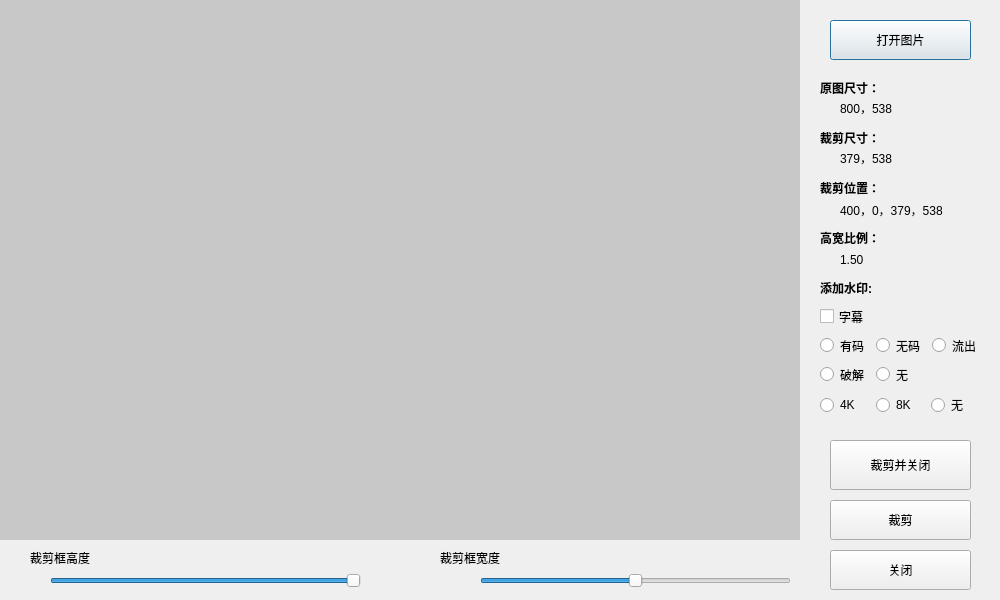
<?xml version="1.0" encoding="UTF-8"?>
<ui version="4.0">
    <class>Dialog_cut_poster</class>
    <widget class="QDialog" name="Dialog_cut_poster">
        <property name="geometry">
            <rect>
                <x>0</x>
                <y>0</y>
                <width>1000</width>
                <height>600</height>
            </rect>
        </property>
        <property name="windowTitle">
            <string>封面图片裁剪</string>
        </property>
        <widget class="QWidget" name="widget_cutimage" native="true">
            <property name="geometry">
                <rect>
                    <x>0</x>
                    <y>0</y>
                    <width>800</width>
                    <height>540</height>
                </rect>
            </property>
            <property name="autoFillBackground">
                <bool>false</bool>
            </property>
            <property name="styleSheet">
                <string notr="true">background-color: rgb(200, 200, 200);</string>
            </property>
            <widget class="QLabel" name="label_backgroud_pic">
                <property name="geometry">
                    <rect>
                        <x>0</x>
                        <y>0</y>
                        <width>800</width>
                        <height>540</height>
                    </rect>
                </property>
                <property name="text">
                    <string/>
                </property>
                <property name="alignment">
                    <set>Qt::AlignCenter</set>
                </property>
            </widget>
        </widget>
        <widget class="QWidget" name="widget" native="true">
            <property name="geometry">
                <rect>
                    <x>800</x>
                    <y>0</y>
                    <width>200</width>
                    <height>600</height>
                </rect>
            </property>
            <widget class="QLabel" name="label_2">
                <property name="geometry">
                    <rect>
                        <x>20</x>
                        <y>280</y>
                        <width>131</width>
                        <height>16</height>
                    </rect>
                </property>
                <property name="font">
                    <font>
                        <weight>75</weight>
                        <bold>true</bold>
                    </font>
                </property>
                <property name="text">
                    <string>添加水印:</string>
                </property>
            </widget>
            <widget class="QPushButton" name="pushButton_open_pic">
                <property name="geometry">
                    <rect>
                        <x>30</x>
                        <y>20</y>
                        <width>141</width>
                        <height>40</height>
                    </rect>
                </property>
                <property name="text">
                    <string>打开图片</string>
                </property>
            </widget>
            <widget class="QLabel" name="label_3">
                <property name="geometry">
                    <rect>
                        <x>20</x>
                        <y>80</y>
                        <width>131</width>
                        <height>16</height>
                    </rect>
                </property>
                <property name="font">
                    <font>
                        <weight>75</weight>
                        <bold>true</bold>
                    </font>
                </property>
                <property name="text">
                    <string>原图尺寸：</string>
                </property>
            </widget>
            <widget class="QLabel" name="label">
                <property name="geometry">
                    <rect>
                        <x>20</x>
                        <y>230</y>
                        <width>59</width>
                        <height>16</height>
                    </rect>
                </property>
                <property name="font">
                    <font>
                        <weight>75</weight>
                        <bold>true</bold>
                    </font>
                </property>
                <property name="text">
                    <string>高宽比例：1.5</string>
                </property>
            </widget>
            <widget class="QLabel" name="label_origin_size">
                <property name="geometry">
                    <rect>
                        <x>40</x>
                        <y>100</y>
                        <width>91</width>
                        <height>16</height>
                    </rect>
                </property>
                <property name="text">
                    <string>800，538</string>
                </property>
            </widget>
            <widget class="QLabel" name="label_5">
                <property name="geometry">
                    <rect>
                        <x>20</x>
                        <y>130</y>
                        <width>131</width>
                        <height>16</height>
                    </rect>
                </property>
                <property name="font">
                    <font>
                        <weight>75</weight>
                        <bold>true</bold>
                    </font>
                </property>
                <property name="text">
                    <string>裁剪尺寸：</string>
                </property>
            </widget>
            <widget class="QLabel" name="label_cut_size">
                <property name="geometry">
                    <rect>
                        <x>40</x>
                        <y>150</y>
                        <width>91</width>
                        <height>16</height>
                    </rect>
                </property>
                <property name="text">
                    <string>379，538</string>
                </property>
            </widget>
            <widget class="QLabel" name="label_cut_postion">
                <property name="geometry">
                    <rect>
                        <x>40</x>
                        <y>200</y>
                        <width>131</width>
                        <height>20</height>
                    </rect>
                </property>
                <property name="text">
                    <string>400，0，379，538</string>
                </property>
            </widget>
            <widget class="QLabel" name="label_7">
                <property name="geometry">
                    <rect>
                        <x>20</x>
                        <y>180</y>
                        <width>131</width>
                        <height>16</height>
                    </rect>
                </property>
                <property name="font">
                    <font>
                        <weight>75</weight>
                        <bold>true</bold>
                    </font>
                </property>
                <property name="text">
                    <string>裁剪位置：</string>
                </property>
            </widget>
            <widget class="QLabel" name="label_cut_ratio">
                <property name="geometry">
                    <rect>
                        <x>40</x>
                        <y>250</y>
                        <width>111</width>
                        <height>20</height>
                    </rect>
                </property>
                <property name="text">
                    <string>1.50</string>
                </property>
            </widget>
            <widget class="QPushButton" name="pushButton_cut_close">
                <property name="geometry">
                    <rect>
                        <x>30</x>
                        <y>440</y>
                        <width>141</width>
                        <height>50</height>
                    </rect>
                </property>
                <property name="text">
                    <string>裁剪并关闭</string>
                </property>
            </widget>
            <widget class="QPushButton" name="pushButton_cut">
                <property name="geometry">
                    <rect>
                        <x>30</x>
                        <y>500</y>
                        <width>141</width>
                        <height>40</height>
                    </rect>
                </property>
                <property name="text">
                    <string>裁剪</string>
                </property>
            </widget>
            <widget class="QPushButton" name="pushButton_close">
                <property name="geometry">
                    <rect>
                        <x>30</x>
                        <y>550</y>
                        <width>141</width>
                        <height>40</height>
                    </rect>
                </property>
                <property name="text">
                    <string>关闭</string>
                </property>
            </widget>
            <widget class="QWidget" name="gridLayoutWidget">
                <property name="geometry">
                    <rect>
                        <x>20</x>
                        <y>305</y>
                        <width>162</width>
                        <height>81</height>
                    </rect>
                </property>
                <layout class="QGridLayout" name="gridLayout">
                    <item row="2" column="1">
                        <widget class="QRadioButton" name="radioButton_add_no">
                            <property name="text">
                                <string>无</string>
                            </property>
                        </widget>
                    </item>
                    <item row="1" column="1">
                        <widget class="QRadioButton" name="radioButton_add_uncensored">
                            <property name="text">
                                <string>无码</string>
                            </property>
                        </widget>
                    </item>
                    <item row="1" column="0">
                        <widget class="QRadioButton" name="radioButton_add_censored">
                            <property name="text">
                                <string>有码</string>
                            </property>
                        </widget>
                    </item>
                    <item row="1" column="2">
                        <widget class="QRadioButton" name="radioButton_add_leak">
                            <property name="text">
                                <string>流出</string>
                            </property>
                        </widget>
                    </item>
                    <item row="2" column="0">
                        <widget class="QRadioButton" name="radioButton_add_umr">
                            <property name="text">
                                <string>破解</string>
                            </property>
                        </widget>
                    </item>
                    <item row="0" column="0">
                        <widget class="QCheckBox" name="checkBox_add_sub">
                            <property name="text">
                                <string>字幕</string>
                            </property>
                        </widget>
                    </item>
                </layout>
            </widget>
            <widget class="QWidget" name="">
                <property name="geometry">
                    <rect>
                        <x>20</x>
                        <y>390</y>
                        <width>161</width>
                        <height>31</height>
                    </rect>
                </property>
                <layout class="QHBoxLayout" name="horizontalLayout">
                    <item>
                        <widget class="QRadioButton" name="radioButton_add_4k">
                            <property name="text">
                                <string>4K</string>
                            </property>
                        </widget>
                    </item>
                    <item>
                        <widget class="QRadioButton" name="radioButton_add_8k">
                            <property name="text">
                                <string>8K</string>
                            </property>
                        </widget>
                    </item>
                    <item>
                        <widget class="QRadioButton" name="radioButton_add_no_2">
                            <property name="text">
                                <string>无</string>
                            </property>
                        </widget>
                    </item>
                </layout>
            </widget>
        </widget>
        <widget class="QWidget" name="widget_2" native="true">
            <property name="geometry">
                <rect>
                    <x>0</x>
                    <y>540</y>
                    <width>800</width>
                    <height>60</height>
                </rect>
            </property>
            <property name="styleSheet">
                <string notr="true"/>
            </property>
            <widget class="QPushButton" name="pushButton_to_cut_2">
                <property name="geometry">
                    <rect>
                        <x>30</x>
                        <y>520</y>
                        <width>141</width>
                        <height>61</height>
                    </rect>
                </property>
                <property name="text">
                    <string>确定裁剪</string>
                </property>
            </widget>
            <widget class="QSlider" name="horizontalSlider_right">
                <property name="geometry">
                    <rect>
                        <x>480</x>
                        <y>30</y>
                        <width>311</width>
                        <height>21</height>
                    </rect>
                </property>
                <property name="maximum">
                    <number>10000</number>
                </property>
                <property name="singleStep">
                    <number>1</number>
                </property>
                <property name="value">
                    <number>5000</number>
                </property>
                <property name="orientation">
                    <enum>Qt::Horizontal</enum>
                </property>
            </widget>
            <widget class="QSlider" name="horizontalSlider_left">
                <property name="geometry">
                    <rect>
                        <x>50</x>
                        <y>31</y>
                        <width>311</width>
                        <height>20</height>
                    </rect>
                </property>
                <property name="maximum">
                    <number>10000</number>
                </property>
                <property name="singleStep">
                    <number>1</number>
                </property>
                <property name="value">
                    <number>10000</number>
                </property>
                <property name="orientation">
                    <enum>Qt::Horizontal</enum>
                </property>
            </widget>
            <widget class="QLabel" name="label_4">
                <property name="geometry">
                    <rect>
                        <x>30</x>
                        <y>10</y>
                        <width>141</width>
                        <height>16</height>
                    </rect>
                </property>
                <property name="text">
                    <string>裁剪框高度</string>
                </property>
            </widget>
            <widget class="QLabel" name="label_6">
                <property name="geometry">
                    <rect>
                        <x>440</x>
                        <y>10</y>
                        <width>131</width>
                        <height>16</height>
                    </rect>
                </property>
                <property name="text">
                    <string>裁剪框宽度</string>
                </property>
            </widget>
            <zorder>pushButton_to_cut_2</zorder>
            <zorder>label_4</zorder>
            <zorder>label_6</zorder>
            <zorder>horizontalSlider_right</zorder>
            <zorder>horizontalSlider_left</zorder>
        </widget>
    </widget>
    <resources/>
    <connections/>
</ui>
